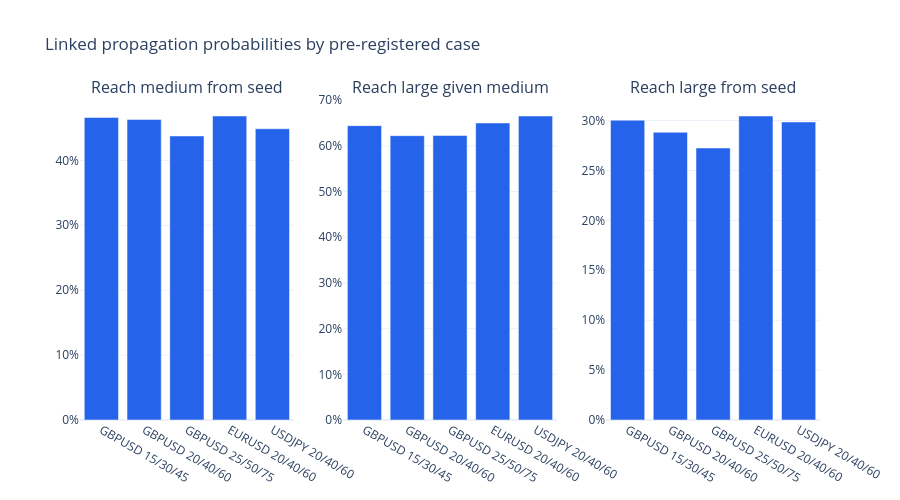

This figure's notebook cell:
### Code cell
probability_figure = make_subplots(
    rows=1,
    cols=3,
    subplot_titles=[
        "Reach medium from seed",
        "Reach large given medium",
        "Reach large from seed",
    ],
)
probability_columns = [
    "p_reach_medium",
    "p_reach_large_given_medium",
    "p_reach_large_from_seed",
]
for column_number, column in enumerate(probability_columns, start=1):
    probability_figure.add_trace(go.Bar(
        x=lineage_summary.index,
        y=lineage_summary[column],
        name=column,
        showlegend=False,
        marker={"color": "#2563eb"},
        hovertemplate="case=%{x}<br>probability=%{y:.2%}<extra></extra>",
    ), row=1, col=column_number)
    probability_figure.update_yaxes(tickformat=".0%", row=1, col=column_number)
probability_figure.update_layout(
    title="Linked propagation probabilities by pre-registered case",
    template="plotly_white",
    height=500,
)
probability_figure.show()

### Figure 1 — Plotly figure (JSON) as saved in the notebook; plotly's stock layout.template omitted (floating-point values rounded to 4 significant figures)
{"data": [{"hovertemplate": "case=%{x}<br>probability=%{y:.2%}<extra></extra>", "marker": {"color": "#2563eb"}, "name": "p_reach_medium", "showlegend": false, "type": "bar", "x": ["GBPUSD 15/30/45", "GBPUSD 20/40/60", "GBPUSD 25/50/75", "EURUSD 20/40/60", "USDJPY 20/40/60"], "xaxis": "x", "y": [0.4661, 0.4632, 0.4376, 0.4684, 0.4487], "yaxis": "y"}, {"hovertemplate": "case=%{x}<br>probability=%{y:.2%}<extra></extra>", "marker": {"color": "#2563eb"}, "name": "p_reach_large_given_medium", "showlegend": false, "type": "bar", "x": ["GBPUSD 15/30/45", "GBPUSD 20/40/60", "GBPUSD 25/50/75", "EURUSD 20/40/60", "USDJPY 20/40/60"], "xaxis": "x2", "y": [0.6443, 0.6224, 0.6227, 0.6502, 0.6654], "yaxis": "y2"}, {"hovertemplate": "case=%{x}<br>probability=%{y:.2%}<extra></extra>", "marker": {"color": "#2563eb"}, "name": "p_reach_large_from_seed", "showlegend": false, "type": "bar", "x": ["GBPUSD 15/30/45", "GBPUSD 20/40/60", "GBPUSD 25/50/75", "EURUSD 20/40/60", "USDJPY 20/40/60"], "xaxis": "x3", "y": [0.3003, 0.2883, 0.2725, 0.3045, 0.2986], "yaxis": "y3"}], "layout": {"annotations": [{"font": {"size": 16}, "showarrow": false, "text": "Reach medium from seed", "x": 0.1444, "xanchor": "center", "xref": "paper", "y": 1.0, "yanchor": "bottom", "yref": "paper"}, {"font": {"size": 16}, "showarrow": false, "text": "Reach large given medium", "x": 0.5, "xanchor": "center", "xref": "paper", "y": 1.0, "yanchor": "bottom", "yref": "paper"}, {"font": {"size": 16}, "showarrow": false, "text": "Reach large from seed", "x": 0.8556, "xanchor": "center", "xref": "paper", "y": 1.0, "yanchor": "bottom", "yref": "paper"}], "height": 500, "title": {"text": "Linked propagation probabilities by pre-registered case"}, "xaxis": {"anchor": "y", "domain": [0.0, 0.2889]}, "xaxis2": {"anchor": "y2", "domain": [0.3556, 0.6444]}, "xaxis3": {"anchor": "y3", "domain": [0.7111, 1.0]}, "yaxis": {"anchor": "x", "domain": [0.0, 1.0], "tickformat": ".0%"}, "yaxis2": {"anchor": "x2", "domain": [0.0, 1.0], "tickformat": ".0%"}, "yaxis3": {"anchor": "x3", "domain": [0.0, 1.0], "tickformat": ".0%"}}}
